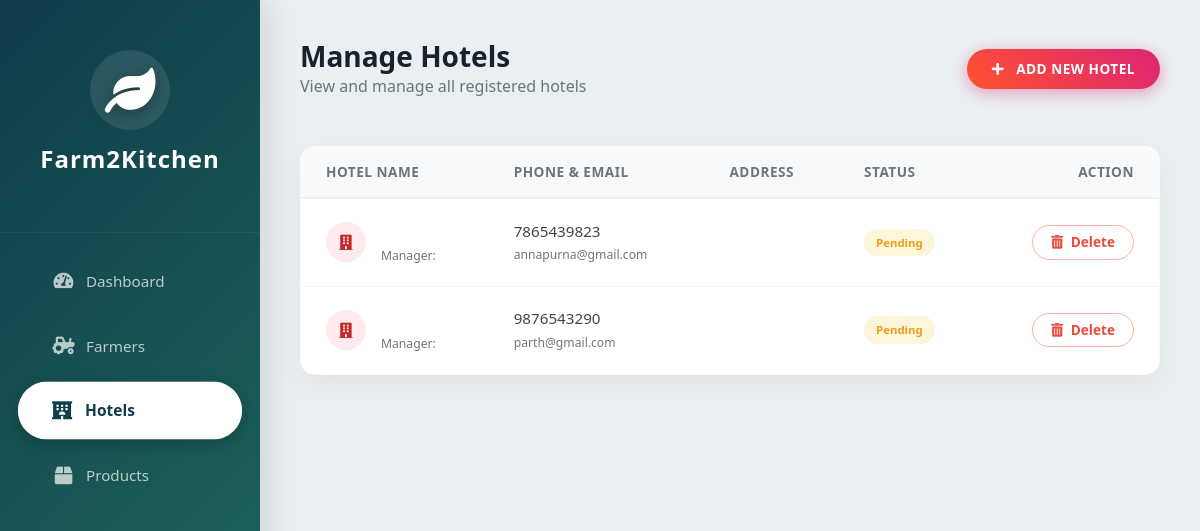
The app's page /manage_hotels/ with its own data.
### pages/models.py (models this page shows, shortened)
class Hotel(models.Model):
    user = models.OneToOneField(User, on_delete=models.CASCADE)
    full_name = models.CharField(max_length=100)
    hotel_name = models.CharField(max_length=100) # View saves 'entity_name' here
    phone = models.CharField(max_length=15)
    email = models.EmailField(default="True")
    password = models.CharField(max_length=100 , default="True")

### pages/views.py (the view)
# urls.py: path('manage_hotels/', manage_hotels, name='manage_hotels'),
def manage_hotels(request):
    hotels = Hotel.objects.all()
    context = {'hotels': hotels}
    return render(request, 'pages/manage_hotels.html', context)

### pages/templates/pages/manage_hotels.html (shortened to what this page needs)
<!DOCTYPE html>
<html lang="en">
<head>
    <link rel="stylesheet" href="https://stackpath.bootstrapcdn.com/bootstrap/4.5.2/css/bootstrap.min.css">
    <link rel="stylesheet" href="https://cdnjs.cloudflare.com/ajax/libs/font-awesome/5.15.4/css/all.min.css">
</head>
<body>
    <div class="sidebar">
        <div class="brand-logo">
            <div class="logo-icon"><i class="fas fa-leaf"></i></div>
            <h4 style="font-weight: 700; letter-spacing: 1px;">Farm2Kitchen</h4>
        </div>
        <a href="{% url 'admin_dashboard' %}" class="{% if request.resolver_match.url_name == 'admin_dashboard' %}active{% endif %}">
            <i class="fas fa-tachometer-alt"></i> Dashboard
        </a>
        <a href="{% url 'manage_farmers' %}" class="{% if request.resolver_match.url_name == 'manage_farmers' %}active{% endif %}">
            <i class="fas fa-tractor"></i> Farmers
        </a>
        <a href="{% url 'manage_hotels' %}" class="{% if request.resolver_match.url_name == 'manage_hotels' %}active{% endif %}">
            <i class="fas fa-hotel"></i> Hotels
        </a>
        <a href="{% url 'manage_products' %}" class="{% if request.resolver_match.url_name == 'manage_products' %}active{% endif %}">
            <i class="fas fa-box"></i> Products
        </a>
    </div>
    <div class="main-content">
        <div class="d-flex justify-content-between align-items-center mb-5">
            <div>
                <h3 style="font-weight: 800; color: #1a202c; margin:0;">Manage Hotels</h3>
                <p class="text-muted m-0">View and manage all registered hotels</p>
            </div>
            <a href="{% url 'add_hotel' %}" class="btn btn-add-hotel">
                <i class="fas fa-plus mr-2"></i> Add New Hotel
            </a>
        </div>
        <div class="table-container">
            <table class="table table-hover mb-0">
                <thead>
                    <tr>
                        <th>Hotel Name</th>
                        <th>Phone & Email</th>
                        <th>Address</th>
                        <th>Status</th>
                        <th class="text-right">Action</th>
                    </tr>
                </thead>
                <tbody>
                    {% for hotel in hotels %}
                    <tr>
                        <td>
                            <div class="d-flex align-items-center">
                                <div style="width: 40px; height: 40px; background: #ffebee; color: #c62828; border-radius: 50%; display: flex; align-items: center; justify-content: center; font-weight: bold; margin-right: 15px;">
                                    <i class="fas fa-building"></i>
                                </div>
                                <div>
                                    <strong style="color: #2d3436; font-size: 1rem;">{{ hotel.user.first_name }}</strong><br>
                                    <small class="text-muted">Manager: {{ hotel.user.last_name }}</small>
                                </div>
                            </div>
                        </td>
                        <td>
                            <span style="font-weight: 500;">{{ hotel.phone }}</span><br>
                            <small class="text-muted">{{ hotel.user.email }}</small>
                        </td>
                        <td style="max-width: 250px;">
                        </td>
                        <td>
                            {% if hotel.is_approved %}
                                <span class="badge badge-pill badge-success">Active</span>
                            {% else %}
                                <span class="badge badge-pill badge-warning">Pending</span>
                            {% endif %}
                        </td>
                        <td class="text-right">
                            <a href="{% url 'delete_user' %}"
                               class="btn btn-delete"
                               onclick="return confirm('Delete this Hotel account?');">
                                <i class="fas fa-trash-alt mr-1"></i> Delete
                            </a>
                        </td>
                    </tr>
                    {% empty %}
                    <tr><td colspan="5" class="text-center py-5 text-muted">No hotels found in the database.</td></tr>
                    {% endfor %}
                </tbody>
            </table>
        </div>
    </div>
</body>
</html>

### pages/templates/pages/manage_hotels.html (style rules this page uses)
:root { --primary-green: #2ecc71; --dark-green: #27ae60; --sidebar-width: 260px; --sidebar-gradient: linear-gradient(135deg, #0f3d4a 0%, #206a5d 100%); --bg-light: #eaeff1; --card-radius: 20px; --btn-radius: 50px; }
body { background-color: var(--bg-light); font-family: 'Segoe UI', Roboto, sans-serif; color: #444; overflow-x: hidden; }
.sidebar { height: 100vh; width: var(--sidebar-width); position: fixed; top: 0; left: 0; background: var(--sidebar-gradient); color: white; box-shadow: 10px 0 30px rgba(0,0,0,0.1); z-index: 1000; padding-top: 20px; }
.brand-logo { text-align: center; padding: 30px 20px 50px 20px; border-bottom: 1px solid rgba(255,255,255,0.05); margin-bottom: 20px; }
.logo-icon { font-size: 45px; color: #fff; margin-bottom: 10px; text-shadow: 0 4px 15px rgba(0,0,0,0.3); background: rgba(255,255,255,0.1); width: 80px; height: 80px; line-height: 80px; border-radius: 50%; margin: 0 auto 15px auto; backdrop-filter: blur(5px); }
.sidebar a { padding: 16px 30px; display: flex; align-items: center; color: rgba(255,255,255,0.7); text-decoration: none; transition: all 0.3s cubic-bezier(0.25, 0.8, 0.25, 1); margin: 8px 20px; border-radius: var(--btn-radius); font-size: 0.95rem; font-weight: 500; border: 1px solid transparent; }
.sidebar a.active { background: #ffffff; color: #0f3d4a; font-weight: 700; box-shadow: 0 5px 15px rgba(0,0,0,0.2); transform: scale(1.02); }
.sidebar a i { width: 25px; text-align: center; margin-right: 10px; font-size: 1.1rem; }
.main-content { margin-left: var(--sidebar-width); padding: 40px; }
.table-container { background: white; padding: 0; border-radius: 15px; box-shadow: 0 10px 30px rgba(0,0,0,0.05); overflow: hidden; border: 1px solid rgba(0,0,0,0.02); }
.table thead th { border-top: none; border-bottom: 2px solid #f0f0f0; background-color: #f8f9fa; color: #6c757d; font-weight: 700; text-transform: uppercase; font-size: 0.85rem; letter-spacing: 0.5px; padding: 15px 25px; }
.table tbody td { vertical-align: middle; padding: 20px 25px; color: #444; border-top: 1px solid #f4f4f4; font-size: 0.95rem; }
.table-hover tbody tr { transition: background-color 0.2s, transform 0.2s; }
.btn-add-hotel { background: linear-gradient(45deg, #FF512F, #DD2476); color: white !important; border: none; padding: 10px 25px; border-radius: var(--btn-radius); box-shadow: 0 4px 15px rgba(221, 36, 118, 0.4); font-weight: 600; transition: all 0.3s ease; text-transform: uppercase; font-size: 0.85rem; letter-spacing: 0.5px; }
.btn-delete { background: #fff; color: #e74c3c; border: 1px solid #fab1a0; padding: 6px 18px; border-radius: var(--btn-radius); font-size: 0.85rem; font-weight: 600; transition: all 0.3s; }
.badge-pill { padding: 8px 12px; font-weight: 600; }
.badge-warning { background-color: rgba(241, 196, 15, 0.15); color: #f39c12; }

### records on screen
Hotel: phone "7865439823", user.email "annapurna@gmail.com"
Hotel: phone "9876543290", user.email "parth@gmail.com"
